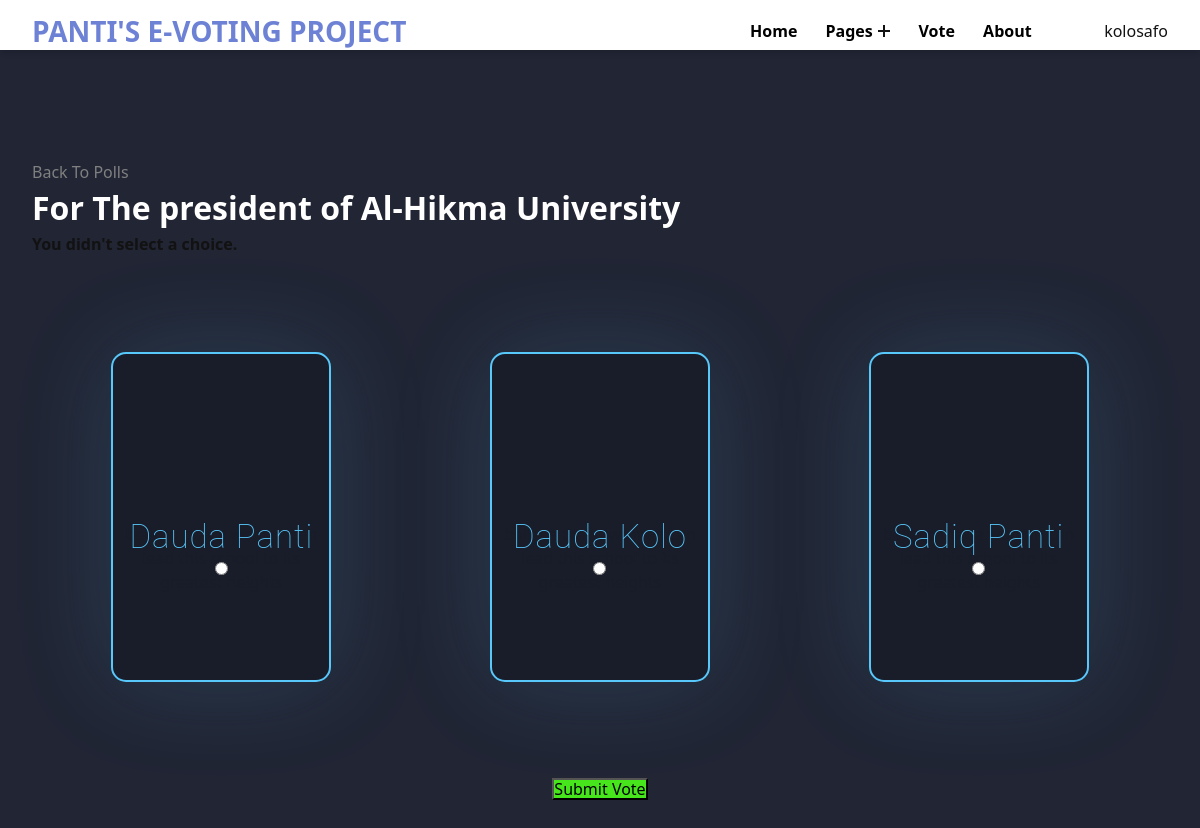
/polls/1/vote/ (signed in), run on the app's committed database.
### build/models.py (models this page shows, shortened)
class Question(models.Model):
    question_text = models.CharField(max_length = 200)
    pub_date = models.DateTimeField('date published')

class Choice(models.Model):
    question = models.ForeignKey(Question, on_delete = models.CASCADE)
    choice_text = models.CharField(max_length = 200)
    votes = models.IntegerField(default = 0)

### build/views.py (the view)
# urls.py: path('<int:question_id>/vote/', views.vote, name ='vote'),
@login_required(login_url='/polls/login')
def vote(request, question_id):
	question = get_object_or_404(Question, pk = question_id)
	try:
		selected_choice = question.choice_set.get(pk = request.POST['choice'])
	except (KeyError, Choice.DoesNotExist):
		return render(request, 'polls/detail.html', {
			'question': question,
			'error_message': "You didn't select a choice.",
		})
	else:
		selected_choice.votes += 1
		selected_choice.save()
		return HttpResponseRedirect(reverse('polls:results', args =(question.id, )))

### build/templates/polls/detail.html (shortened to what this page needs)
{% extends 'base.html' %} {% block content %}
<!DOCTYPE html>
<html lang="en">
  <head>
  </head>
  <body>
    <a class="btn btn-secondary btn-sm mb-3" href="{% url 'polls:index' %}" style="color: gray;"
      >Back To Polls</a
    >
    <h1 class="text-center mb-3" style="color: white;">{{ question.question_text }}</h1>
    {% if error_message %}
    <p class="alert alert-danger">
      <strong>{{ error_message }}</strong>
    </p>
    {% endif %}
    <form action="{% url 'polls:confirmation' question.id %}" method="POST">
		<div class="row-needed">
      {% csrf_token %} {% for choice in question.choice_set.all %}
      <div class="main">
        <div class="card">
          <div class="text1">
            <label for="choice{{ forloop.counter }}"
              >{{ choice.choice_text }}</label
            >
            <br />
            <input
              type="radio"
              name="choice"
              class="form-check-input"
              id="choice{{ forloop.counter }}"
              value="{{ choice.id }}"
            />
          </div>
          <div class="hover">
            <div class="text2-{{forloop.counter}}">
              <p style="color: #191c29;">  believe that a woman can lead this school to its greatest heights </p>
            </div>
          </div>
        </div>
      </div>
      {% endfor %}
	</div>
	<center>     <input
        type="submit"
        value="Submit Vote"
        class="btn btn-success btn-lg btn-block mt-4"
		style="background-color: #47e61c;"
      /> </center>
    </form>
  </body>
</html>
{% endblock %}

### build/templates/partials/_navbar.html (shortened to what this page needs)
{% load static %}
<!DOCTYPE html>
<html lang="en">
   <head>
      <link rel="stylesheet" href="{% static '/navbarObj/reset.min.css' %}">
      <link rel="stylesheet" href="{% static '/navbarObj/style.min.css' %}">
      <link rel="stylesheet" href="{% static '/navbarObj/ionicon.min.css' %}">
   </head>
   <body style="margin-top: 80;">
      <header class="header"  style="height: 50px;  background-color: white; position: fixed;">
         <div class="container"  style="height: 50px;">
            <section class="wrapper"  style="height: 62px;">
               <h1><a href="{% url 'polls:index' %}" style="color: rgba(50, 79, 196, 0.713);" class="brand">Panti's E-voting Project</a></h1>
               <nav class="navbar">
                  <ul class="menu">
                     <li class="menu-item"><a href="/" style="color: black;">Home</a></li>
                     <li class="menu-item menu-item-has-children">
                        <a href="#" data-toggle="sub-menu" style="color: black;">Pages<i class="expand"></i></a>
                     </li>
                     <li class="menu-item"><a href="{% url 'polls:index' %}" style="color: black;">Vote</a></li>
                     <li class="menu-item"><a href="{% url 'polls:about' %}" style="color: black;">About</a></li>
                     {% if user.is_authenticated %}
                        {{user.username}}
                     {% else %}
                     <li class="menu-item"><a href="{% url 'polls:index' %}"><input type="submit" value="Log in" class="navLogin" id="navLogin"></a></li>
                     {% endif %}
                  </ul>
               </nav>
            </section>
         </div>
      </header>
   </body>
</html>

### build/templates/polls/detail.html (style rules this page uses)
body { display: flex; justify-content: center; align-items: center; flex-wrap: nowrap; min-height:100vh; background: #212534 }
.row-needed { display: flex; flex-direction: row; justify-content: space-around; }
.main { position: relative; display: flex; justify-content: center; align-items: center; flex-direction: row; }
.card { position: relative; display:flex; height:330px; width: 220px; background-color: #191c29; border-radius: 15px; justify-content: center; align-items: center; flex-wrap: nowrap; flex-direction:column; text-align:center; border:2px solid rgb(88 199 250); overflow:hidden; transition:.6s; box-shadow:0px 0px 100px rgba(88,199,250,.15); }
.text1 { position:relative; font-size:33px; font-family:roboto; color: rgb(88 199 250); font-weight:100; letter-spacing:1px; transition:.7s; transform:translateY(110px); }

### data on the page
Question: question_text "For The president of Al-Hikma University"
Choice: choice_text "Dauda Panti"
Choice: choice_text "Dauda Kolo"
Choice: choice_text "Sadiq Panti"

### other printed values
{{ user.username }} "kolosafo"
{{ error_message }} "You didn't select a choice."
